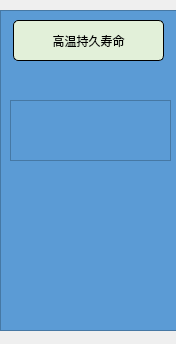
        <widget class="QWidget" name="scrollAreaWidgetContents">
         <property name="geometry">
          <rect>
           <x>0</x>
           <y>0</y>
           <width>176</width>
           <height>344</height>
          </rect>
         </property>
         <widget class="QTextBrowser" name="textBrowser_4">
          <property name="geometry">
           <rect>
            <x>0</x>
            <y>10</y>
            <width>181</width>
            <height>321</height>
           </rect>
          </property>
          <property name="styleSheet">
           <string notr="true">background-color: rgb(91, 155, 213);
</string>
          </property>
         </widget>
         <widget class="QPushButton" name="pushButton_result_4">
          <property name="geometry">
           <rect>
            <x>13</x>
            <y>20</y>
            <width>151</width>
            <height>41</height>
           </rect>
          </property>
          <property name="styleSheet">
           <string notr="true">border-radius: 5px;
font: 12pt &quot;微软雅黑&quot;;
padding: 5px;
color: rgb(0, 0, 0);
background-repeat: no-repeat;
background-color: rgb(226, 240, 217);
border:1px solid rgb(0, 0, 0);</string>
          </property>
          <property name="text">
           <string>高温持久寿命</string>
          </property>
         </widget>
         <widget class="QTextBrowser" name="textBrowser_7">
          <property name="geometry">
           <rect>
            <x>10</x>
            <y>100</y>
            <width>161</width>
            <height>61</height>
           </rect>
          </property>
          <property name="font">
           <font>
            <family>Adobe 黑体 Std R</family>
            <pointsize>14</pointsize>
           </font>
          </property>
          <property name="styleSheet">
           <string notr="true">background-color: rgb(91, 155, 213);
</string>
          </property>
         </widget>
        </widget>
